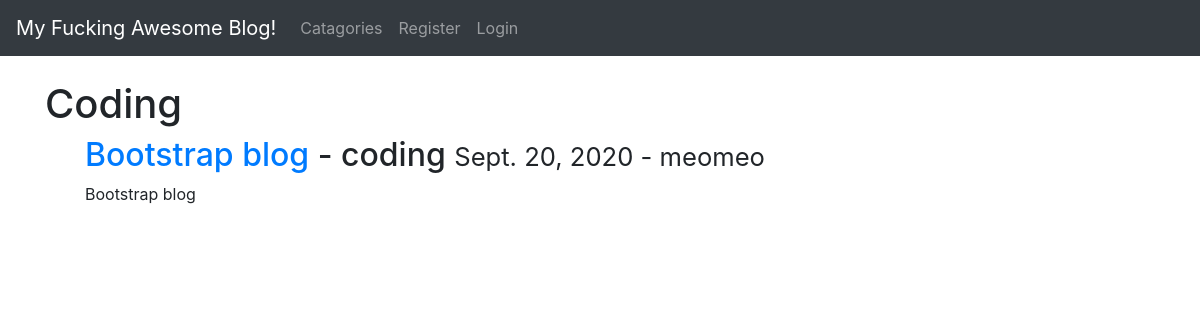
/catagory/coding/, run on the app's committed database.
### myApp/models.py (models this page shows, shortened)
class Post(models.Model):
    title = models.CharField(max_length=255)
    title_tag = models.CharField(max_length=255, default="My Awesome Blog")
    author = models.ForeignKey(User, on_delete=models.CASCADE)
    body = models.TextField()
    created_at = models.DateField(auto_now_add=True)
    catagory = models.CharField(max_length=255, default="coding")

### myApp/views.py (the view)
def CatagoryView(request, cats):
    catagory_posts = Post.objects.filter(catagory=cats.replace('-', ' '))
    return render(request, 'catagories.html', {'cats':cats.title().replace('-', ' '), 'catagory_posts': catagory_posts})

### myApp/templates/catagories.html (shortened to what this page needs)
{% extends "base.html" %}
{% block content %}
<br />
{% if catagory_posts %}
<h1>{{cats}}</h1>
<ul>
{% for post in catagory_posts %}
<h2>
  <a href="{% url 'article' post.pk %}">{{post.title}} </a> - {{post.catagory}}
  <small>
    {{post.created_at}} - {{post.author}}
  </small
  >
</h2>
<p>{{post.body|slice:":200" |safe}}</p>
{% endfor %}
</ul>
{% else %}
<h2>Sorry, this page doesn't exits</h2>
{% endif %}
{% endblock %}

### data on the page
Post: catagory "Coding", title "Bootstrap blog", catagory "coding", created_at "Sept. 20, 2020", author "meomeo", body "Bootstrap blog"
